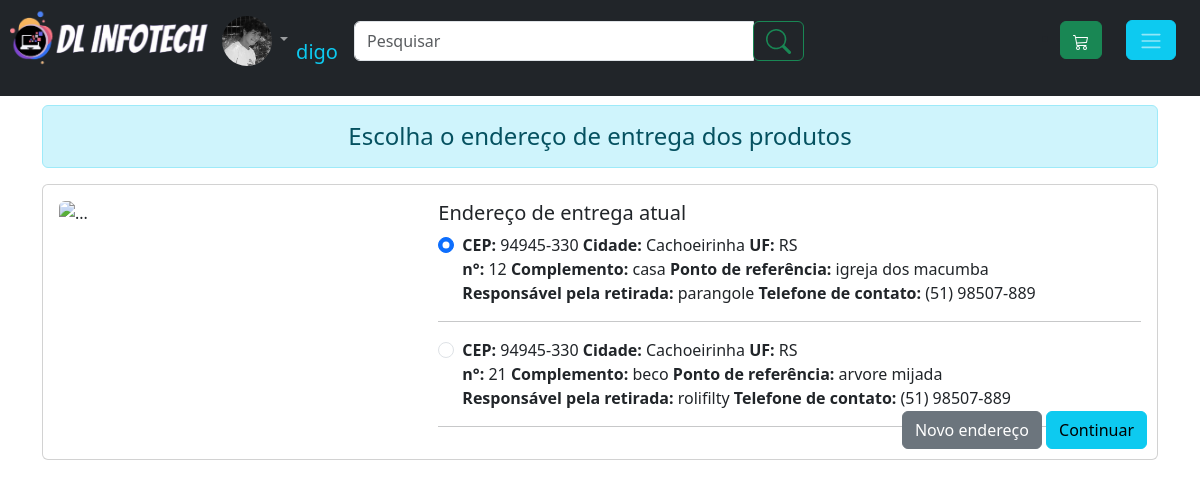
The app's page /produtos/endereco_compra.php (signed in) with its own data.
### tables this page shows
CREATE TABLE `endereco_usuario` (
  `id_endereco` int(11) NOT NULL,
  `id_usuario` int(11) NOT NULL,
  `CEP` varchar(9) NOT NULL,
  `logradouro` varchar(120) NOT NULL,
  `bairro` varchar(60) NOT NULL,
  `cidade` varchar(60) NOT NULL,
  `UF` varchar(2) NOT NULL,
  `numero` int(6) NOT NULL,
  `complemento` varchar(60) NOT NULL,
  `ponto_referencia` varchar(100) NOT NULL,
  `retirada_com` varchar(100) NOT NULL,
  `telefone_entrega` varchar(15) NOT NULL
);

### verifica_session.php (called while the page is built, shortened)
<?php
if(empty($_SESSION['id_usuario'])){
	$logado = 0;
	session_destroy();
	}else{
        $id_usuario = $_SESSION['id_usuario'];
	}
?>

### produtos/endereco_compra.php (the view, shortened to what this page needs)
<?php
require_once('../verifica_session.php');
require_once 'cabecalho.php';
?>
<div class="container" style="margin-top:105px">
	<h4 class="alert alert-info" align="center">Escolha o endereço de entrega dos produtos</h4>
<div class="card mb-3">
  <div class="row" >
    <div class="col-md-4">
      <img src="../img/entrega.jpg" class="img-fluid rounded m-3" alt="...">
    </div>
    <div class="col">
      <div class="card-body">
        <h5 class="card-title">Endereço de entrega atual</h5>
				<?php
                if(isset($_SESSION['id_usuario'])){
				$sql2 = "SELECT * FROM endereco_usuario WHERE id_usuario = '".$id_usuario."'";
				$consulta2 = $conexao->query($sql2);
				$dados_a = $consulta2->fetchALL(PDO::FETCH_ASSOC);
				if(empty($dados_a)){
					echo '<h5>O usuario não possue endereço cadastrado. Deseja cadastrar?</h5>
					<a class="btn btn-primary" href="cadastro_endereco.php">SIM</a>
					<a class="btn btn-danger" href="pagina_produto.php?id_produto='.$_SESSION['ultimo_visto'].'">NÃO</a>
					';
				}else{
                                    echo '<form action="../conclui_venda/modo_pagamento.php" method="POST">';
                                    $checked = 1;
                                    foreach($dados_a as $d){
                                        if($checked == 1){
                                            $checked_show = 'checked';
                                        }else{
                                            $checked_show = '';
                                        }
                                        $checked +=1;
		echo '<div class="form-check">
		  <input class="form-check-input" type="radio" id="endereco'.$d['id_endereco'].'" name="id_endereco" value="'.$d['id_endereco'].'" '.$checked_show.'>
		  <label class="form-check-label" for="endereco'.$d['id_endereco'].'">
                  <strong>CEP:</strong> '.$d['CEP'].'
		  </label>
                  <label class="form-check-label" for="endereco'.$d['id_endereco'].'>
                  <strong> Rua:</strong> '.$d['logradouro'].'
		  </label>
                  <label class="form-check-label" for="endereco'.$d['id_endereco'].'>
                  <strong> Bairro:</strong> '.$d['bairro'].'
		  </label>
                  <label class="form-check-label" for="endereco'.$d['id_endereco'].'">
                  <strong> Cidade:</strong> '.$d['cidade'].'
		  </label>
                  <label class="form-check-label" for="endereco'.$d['id_endereco'].'">
                  <strong> UF:</strong> '.$d['UF'].'
		  </label></br>
                  <label class="form-check-label" for="endereco'.$d['id_endereco'].'">
                  <strong> n°:</strong> '.$d['numero'].'
		  </label>
                  <label class="form-check-label" for="endereco'.$d['id_endereco'].'">
                  <strong> Complemento:</strong> '.$d['complemento'].'
		  </label>
                  <label class="form-check-label" for="endereco'.$d['id_endereco'].'">
                  <strong> Ponto de referência:</strong> '.$d['ponto_referencia'].'
		  </label></br>
                  <label class="form-check-label" for="endereco'.$d['id_endereco'].'">
                  <strong> Responsável pela retirada:</strong> '.$d['retirada_com'].'
		  </label>
                  <label class="form-check-label" for="endereco'.$d['id_endereco'].'">
                  <strong> Telefone de contato:</strong> '.$d['telefone_entrega'].'
		  </label>
		</div><hr/>
                ';
                }
                echo '<div style="position:absolute;bottom:10px;right:10px">
                <a class="btn btn-secondary" href="cadastro_endereco.php">Novo endereço</a>
                <input type="submit" class="btn btn-info" value="Continuar" >
                </div>
                </form>';
		}
                }else{
                echo '<h5>Você precisa estar logado, ou se cadastrar para efetuar suas compras. Escolha uma das opções abaixo:</h5>
		<a class="btn btn-secondary" href="../usuario/cadastro.php">Cadastro</a>
		<a class="btn btn-info" href="../index.php?">INICIO</a>
		';
                }
                ?>
      </div>
    </div>
  </div>
</div>
</div>

### records on screen
endereco_usuario: CEP "94945-330", cidade "Cachoeirinha", UF "RS", numero "12", complemento "casa", ponto_referencia "igreja dos macumba", retirada_com "parangole", telefone_entrega "(51) 98507-889"
endereco_usuario: CEP "94945-330", cidade "Cachoeirinha", UF "RS", numero "21", complemento "beco", ponto_referencia "arvore mijada", retirada_com "rolifilty", telefone_entrega "(51) 98507-889"

### other values on screen
$nick "digo"
